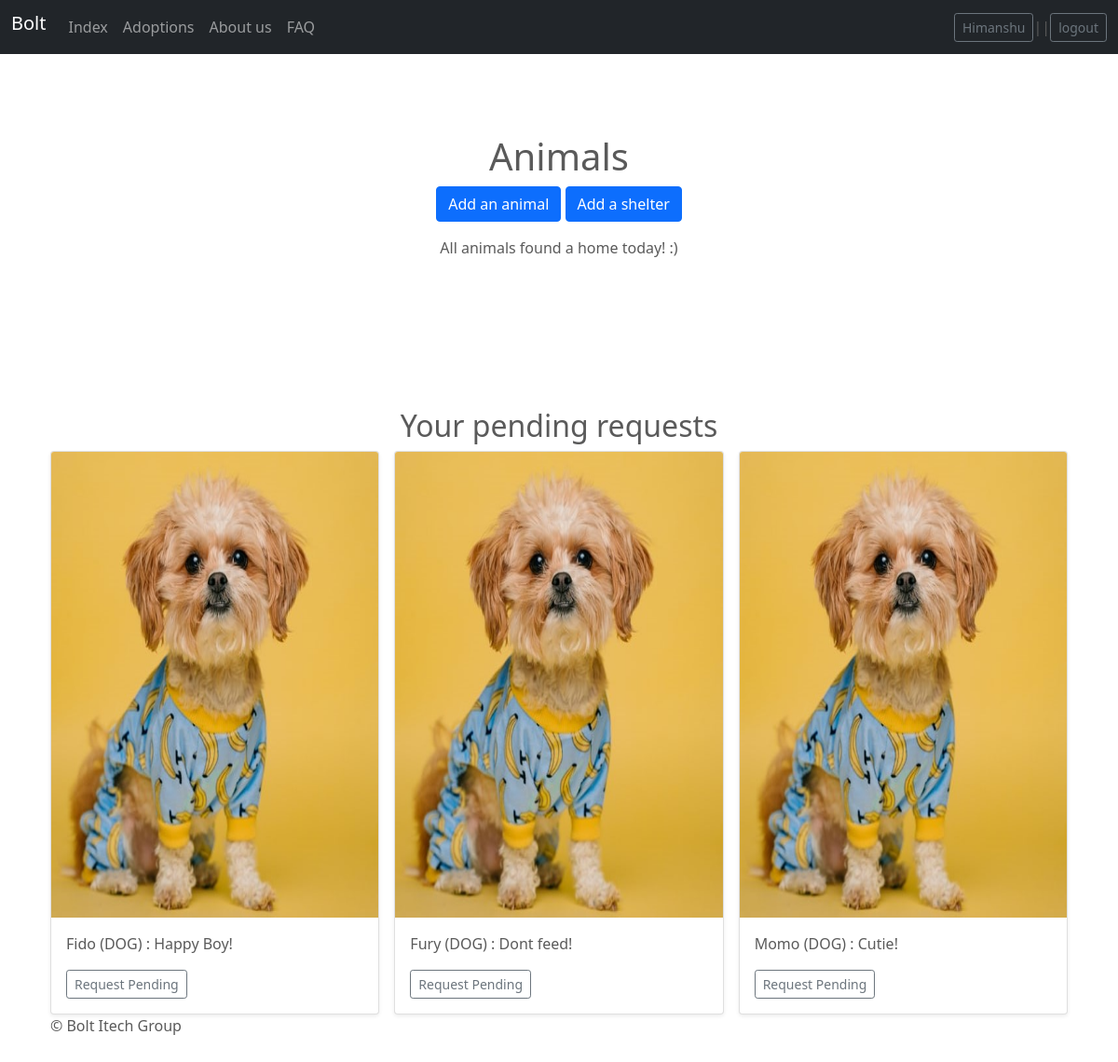
Page /bolt/adoptions/DOG/ (signed in) on the earlier database version.
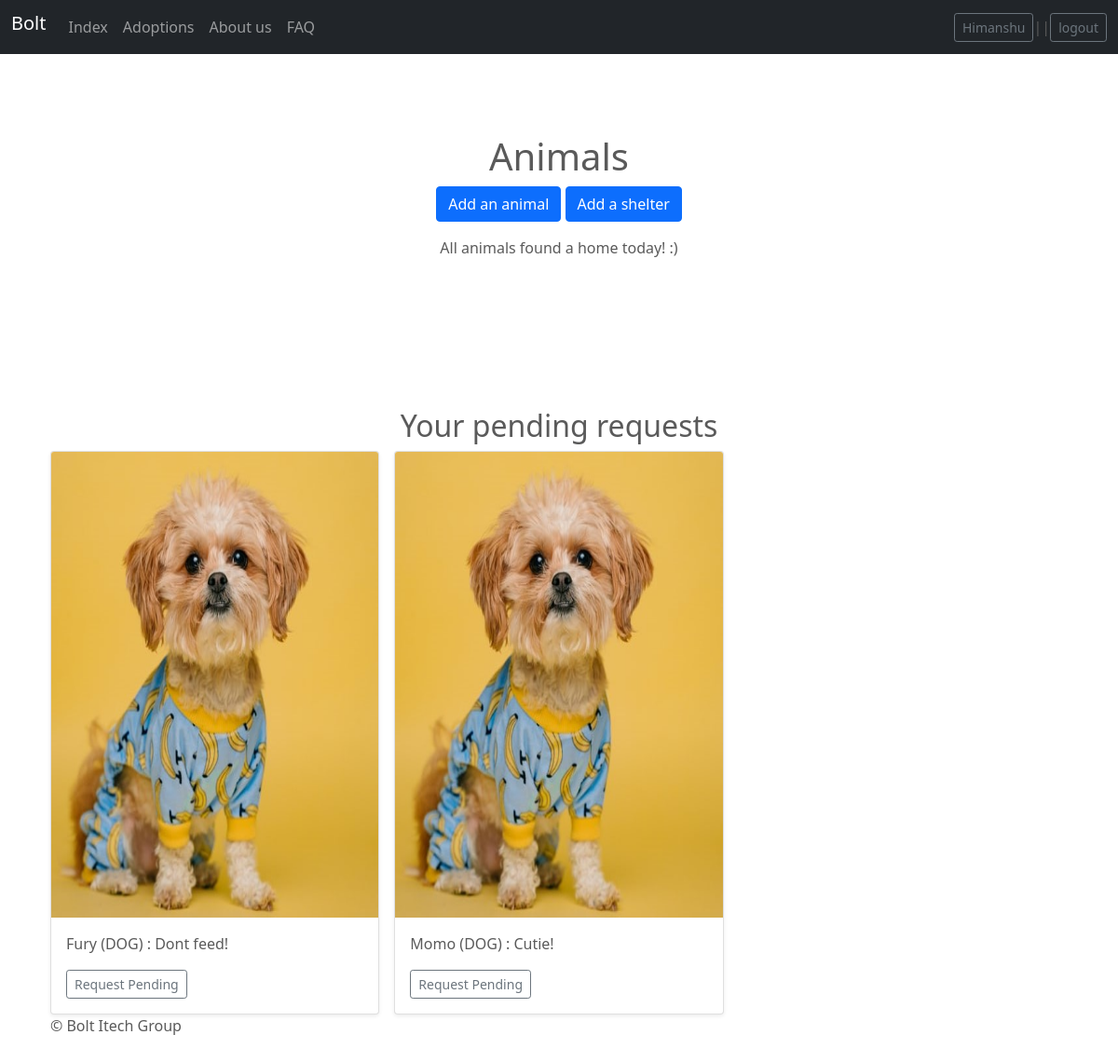
Same page on the later database version.
### bolt/models.py (models this page shows, shortened)
class Adopt(models.Model):
    user = models.ForeignKey(UserProfile, on_delete=models.CASCADE, related_name='adopter')
    animal = models.ForeignKey(Animal, on_delete=models.CASCADE)
    caretaker = models.ForeignKey(UserProfile, models.SET_NULL, blank=True, null=True, related_name='caretaker')
    request_date = models.DateField(blank=True, default=date.today)
    adoption_date = models.DateField(blank=True, default=date.today)
    ADOPTION_REQUETS_CHOICES = [
        ('ACCEPTED','Accepted'),
        ('PENDING','Pending'),
        ('REJECTED','Rejected'),
    ]
    status = models.CharField(max_length=10, choices=ADOPTION_REQUETS_CHOICES, default='PENDING', blank=True)

class Animal(models.Model):
    shelter = models.ForeignKey(Shelter, on_delete=models.CASCADE)
    user = models.ForeignKey(UserProfile, models.SET_NULL, blank=True, null=True)
    name = models.CharField(max_length=32, default="John Doe")
    KINDS_OF_ANIMALS_CHOICES = [
        ('DOG', 'Dog'),
        ('CAT', 'Cat'),
        ('BIRD', 'Bird'),
        ('FISH', 'Fish'),
        ('OTHER', 'Other'),
    ]
    kind = models.CharField(max_length=10, choices=KINDS_OF_ANIMALS_CHOICES, default='DOG')
    description = models.TextField(max_length=256, blank=True)
    picture = models.ImageField(upload_to='uploads/%Y/%m/%d/', blank=True)
    date_of_arrival = models.DateField(null=True, blank=True, default=date.today)
    @property
    def adoption_status(self):
        requests = Adopt.objects.filter(animal=self)
        if requests:
            for request in requests:
                if request.status == 'ACCEPTED':
                    return 'ADOPTED'
            return 'REQUESTED'
        return 'NOT_ADOPTED'

### bolt/views.py (the view)
# urls.py: path('adoptions/', views.adoptions, name='adoptions'),
@login_required
def adoptions(request, animal_kind=''):
    context_dict = {}
    if animal_kind == '':
        animals = [a for a in Animal.objects.all() if a.adoption_status != 'ADOPTED']
    elif animal_kind == 'Others':
        animals = [a for a in Animal.objects.exclude(kind='DOG').exclude(kind='CAT') if a.adoption_status != 'ADOPTED']
    else:
        animals = [a for a in Animal.objects.filter(kind=animal_kind.upper()) if a.adoption_status != 'ADOPTED']
    requested_adoptions = []
    if not animals:
        context_dict['animals_list'] = None
        context_dict['pending_requests'] = None
        return render(request, 'bolt/adoptions.html', context=context_dict)
    not_adopted_animal_list = []
    for animal in animals:
        try:
            pending_request = Adopt.objects.get(animal=animal, user=request.user.userprofile)
            if pending_request.status == "PENDING":
                requested_adoptions.append(pending_request)
            else:
                not_adopted_animal_list.append(animal)
        except Adopt.DoesNotExist:
            not_adopted_animal_list.append(animal)
    context_dict['animals_list'] = get_list(not_adopted_animal_list)
    context_dict['pending_requests'] = get_list(requested_adoptions)
    return render(request, 'bolt/adoptions.html', context=context_dict)

### bolt/views.py (called while the page is built)
def get_list(animals):
    animals_list = []
    temp_list = []
    i = 0
    for animal in animals:
        temp_list.append(animal)
        i += 1
        if i % 3 == 0:
            i = 0
            animals_list.append(temp_list)
            temp_list = []
    if temp_list != []:
        animals_list.append(temp_list)
    return animals_list

### templates/bolt/adoptions.html (shortened to what this page needs)
{% extends 'bolt/base.html' %}
{% load static %}
{% block body_block %}
    <section class="py-5 text-center container">
        <div class="row py-lg-5">
            <div class="col-lg-6 col-md-8 mx-auto">
            <h1 class="fw-light">Animals</h1>
            <p>
              <a href="{% url 'bolt:add_animal' %}" class="btn btn-primary">Add an animal</a>
              {% if request.user.userprofile.is_caretaker %}
                <a href="{% url 'bolt:add_shelter' %}" class="btn btn-primary">Add a shelter</a>
              {% endif %}
            </p>
            {% if not animals_list %}
              All animals found a home today! :)
            {% else %}
              Here are all the animals waiting for a home.</br>
              Take your pet home today!
            {% endif %}
            </div>
        </div>
    </section>
    {% if pending_requests %}
    <br/><br/>
    <div class="container">
      <h2 class="text-center">Your pending requests</h2>
      {% for requests in pending_requests %}
        <div class="row row-cols-1 row-cols-sm-2 row-cols-md-3 g-3">
          {% for pending_request in requests %}
          <div class="col">
            <div class="card shadow-sm">
                {% if pending_request.animal.picture %}
                    <img class="bd-placeholder-img card-img-top" width="90%" height="500" src="{{ animal.picture.url }}" preserveAspectRatio="xMidYMid slice" focusable="false">
                {% else %}
                    <img class="bd-placeholder-img card-img-top" width="90%" height="500" src="/static/images/dog03.jpg" preserveAspectRatio="xMidYMid slice" focusable="false">
                {% endif %}
              <div class="card-body">
                <p class="card-text">{{ pending_request.animal.name }} ({{pending_request.animal.kind}})
                  {% if pending_request.animal.description %}
                    : {{ pending_request.animal.description }}
                  {% endif %}
                </p>
                <div class="d-flex justify-content-between align-items-center">
                  <div class="btn-group">
                    <button class="btn btn-sm btn-outline-secondary">Request Pending</button>
                  </div>
                </div>
              </div>
            </div>
          </div>
          {% endfor %}
          </div>
        {% endfor %}
    </div>
    {% endif %}
{% endblock %}

Differences in the rows shown:
no longer on this page (row edited): Adopt: animal.name "Fido", animal.kind "DOG", animal.description "Happy Boy!", Adopt (animal.name "Fury", animal.kind "DOG", animal.description "Dont feed!"), Adopt (animal.name "Momo", animal.kind "DOG", animal.description "Cutie!")
now on one of the page's lists (row unchanged): Adopt: animal.name "Fury", animal.kind "DOG", animal.description "Dont feed!"
now on one of the page's lists (row unchanged): Adopt: animal.name "Momo", animal.kind "DOG", animal.description "Cutie!"
